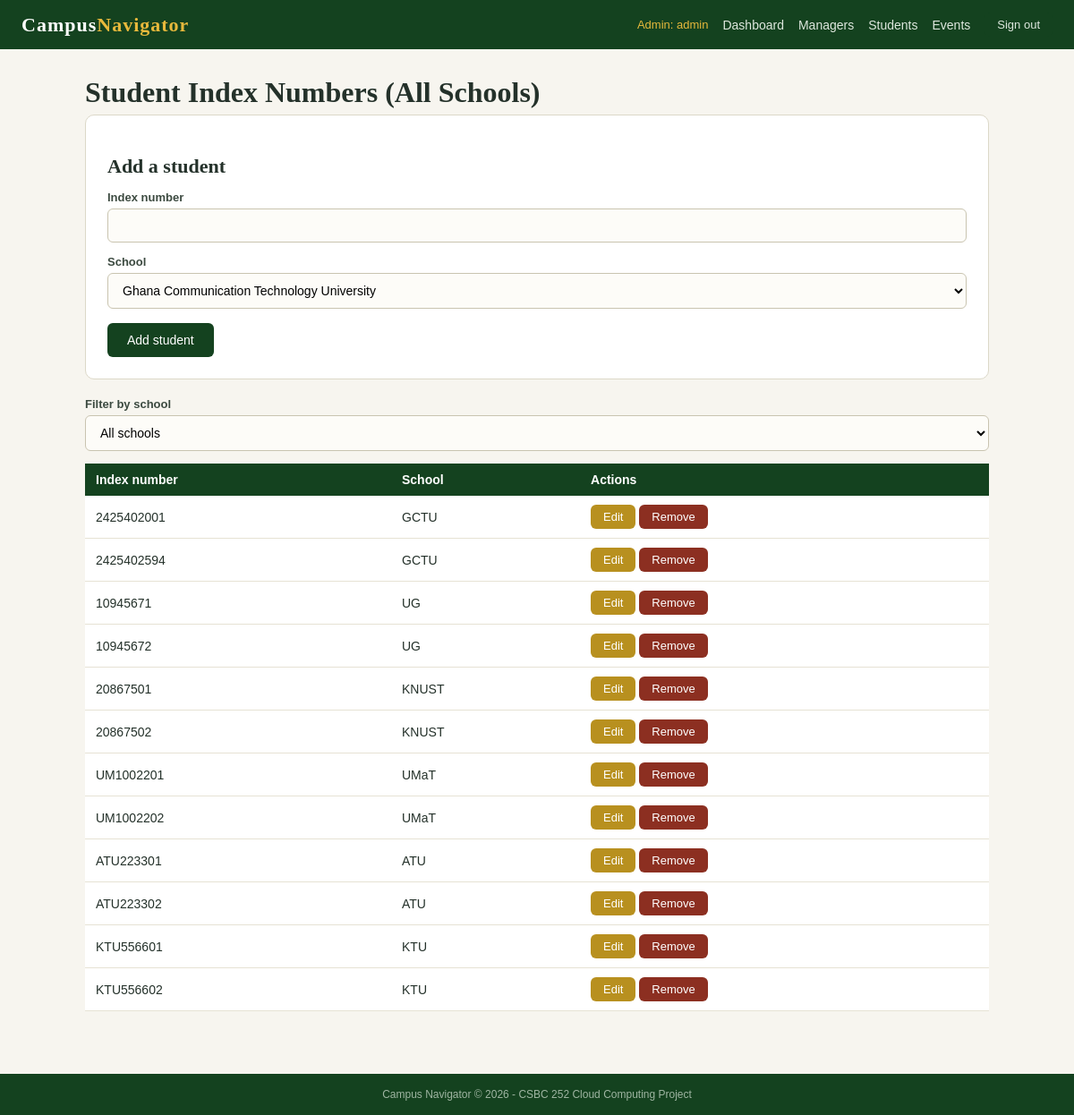
The app's page /admin/students.php (signed in) with its own data.
### tables this page shows
CREATE TABLE students (
id INT AUTO_INCREMENT PRIMARY KEY,
index_number VARCHAR(50) NOT NULL,
school_id INT NOT NULL,
UNIQUE KEY uniq_student (index_number, school_id),
FOREIGN KEY (school_id) REFERENCES schools(id) ON DELETE CASCADE
);

CREATE TABLE schools (
id INT AUTO_INCREMENT PRIMARY KEY,
name VARCHAR(150) NOT NULL,
short_name VARCHAR(20) NOT NULL
);

### admin/students.php (the view, shortened to what this page needs)
<?php
require_once '../includes/db.php';
$edit = null;
$filter = isset($_GET['school']) ? intval($_GET['school']) : 0;
$schools = $db->query('SELECT * FROM schools ORDER BY id')->fetchAll();
if ($filter > 0) {
$q = $db->prepare('SELECT st.*, s.short_name FROM students st JOIN schools s ON s.id = st.school_id WHERE st.school_id = ? ORDER BY st.index_number');
$q->execute(array($filter));
} else {
$q = $db->query('SELECT st.*, s.short_name FROM students st JOIN schools s ON s.id = st.school_id ORDER BY s.id, st.index_number');
}
$students = $q->fetchAll();
include '../includes/header.php';
?>
<h1>Student Index Numbers (All Schools)</h1>
<div class="card">
<h2><?php echo $edit ? 'Edit student' : 'Add a student'; ?></h2>
<form method="post">
<label>Index number</label>
<input type="text" name="index_number" value="<?php echo $edit ? htmlspecialchars($edit['index_number']) : ''; ?>" required>
<label>School</label>
<select name="school_id">
<?php foreach ($schools as $s) { ?>
<option value="<?php echo $s['id']; ?>" <?php if ($edit && $edit['school_id'] == $s['id']) echo 'selected'; ?>><?php echo htmlspecialchars($s['name']); ?></option>
<?php } ?>
</select>
<button type="submit" class="btn"><?php echo $edit ? 'Save changes' : 'Add student'; ?></button>
</form>
</div>
<form method="get" style="margin-bottom:14px">
<label>Filter by school</label>
<select name="school" onchange="this.form.submit()">
<option value="0">All schools</option>
</select>
</form>
<table>
<tr><th>Index number</th><th>School</th><th>Actions</th></tr>
<?php foreach ($students as $st) { ?>
<tr>
<td><?php echo htmlspecialchars($st['index_number']); ?></td>
<td><?php echo htmlspecialchars($st['short_name']); ?></td>
<td>
<a class="btn small gold" href="students.php?edit=<?php echo $st['id']; ?>">Edit</a>
<a class="btn small red" href="students.php?del=<?php echo $st['id']; ?>" onclick="return confirm('Remove this student?')">Remove</a>
</td>
</tr>
<?php } ?>
</table>
<?php include '../includes/footer.php'; ?>

### css/style.css (style rules this page uses)
* { margin: 0; padding: 0; box-sizing: border-box; }
body { font-family: Georgia, 'Times New Roman', serif; background: #f7f5ef; color: #24312a; min-height: 100vh; display: flex; flex-direction: column; }
h1 { font-size: 32px; margin-bottom: 6px; }
h2 { font-size: 22px; margin: 20px 0 10px 0; }
.card { background: #fff; border: 1px solid #dcd8c8; border-radius: 10px; padding: 24px; margin-bottom: 20px; }
form label { display: block; font-family: Arial, sans-serif; font-size: 13px; font-weight: bold; margin: 14px 0 5px 0; color: #3c4a40; }
input[type=text], input[type=password], input[type=file], textarea, select { width: 100%; padding: 10px 12px; border: 1px solid #c9c4b0; border-radius: 6px; font-family: Arial, sans-serif; font-size: 14px; background: #fdfcf8; }
.btn { display: inline-block; background: #14421f; color: #fff; border: none; padding: 11px 22px; border-radius: 6px; font-family: Arial, sans-serif; font-size: 14px; cursor: pointer; text-decoration: none; margin-top: 16px; }
.btn.gold { background: #b8901f; }
.btn.red { background: #8c2f21; }
.btn.small { padding: 6px 14px; font-size: 13px; margin-top: 0; }
table { width: 100%; border-collapse: collapse; background: #fff; font-family: Arial, sans-serif; font-size: 14px; }
table th { background: #14421f; color: #fff; text-align: left; padding: 10px 12px; }
table td { padding: 10px 12px; border-bottom: 1px solid #e6e2d4; }

### records on screen
students: index_number "2425402001", school.short_name "GCTU"
students: index_number "2425402594", school.short_name "GCTU"
students: index_number "10945671", school.short_name "UG"
students: index_number "10945672", school.short_name "UG"
students: index_number "20867501", school.short_name "KNUST"
students: index_number "20867502", school.short_name "KNUST"
students: index_number "UM1002201", school.short_name "UMaT"
students: index_number "UM1002202", school.short_name "UMaT"
students: index_number "ATU223301", school.short_name "ATU"
students: index_number "ATU223302", school.short_name "ATU"
students: index_number "KTU556601", school.short_name "KTU"
students: index_number "KTU556602", school.short_name "KTU"

### other values on screen
$_SESSION['admin_name'] "admin"
form field school_id "Ghana Communication Technology University"
